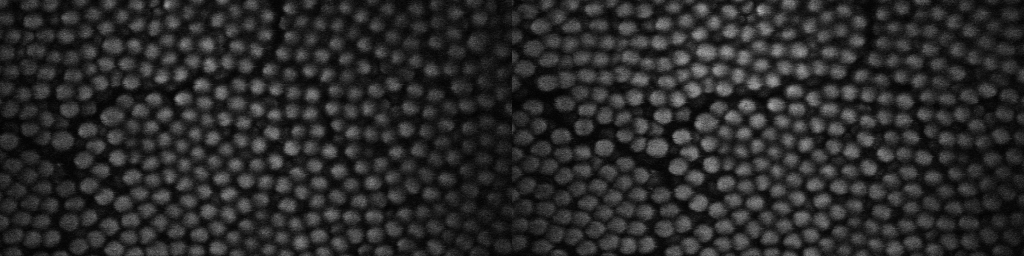
#> input picture stitchedImage.tif, 2048 x 512 px, given as the content of the folder 822-305B-1/20220822-305B-1-Zoom2-Ave30-10%-12/LineCorrection, which was not available (shown at 1/2 size)
$ python main.py
#> lines starting #> are read from the running program, lines starting #| are printed output that depends on the picture; pictures that were not available may be replaced by others from this repository, and a replacement may not be noted
### filesManagement.py
import os
import fnmatch
from PIL import Image, ImageOps
import numpy as np
import tifffile as tiff


def create_new_directory(directory: str, newFileName: str):
	"""
	Create new folder.
	Returns the path of the new folder.
	"""
	newDir = directory+"/"+newFileName
	if not os.path.exists(newDir):
		os.makedirs(newDir)
	return newDir

def list_name_of_files(directory: str, extension="tif") -> list:
	"""
	Fetch files name.
	Does not consider .DS_Store files.
	Returns a list of the names of the files.
	"""
	foundFiles = []
	for file in os.listdir(directory):
		if fnmatch.fnmatch(file, f'*.{extension}'):
			if file == ".DS_Store":
				pass
			else:
				foundFiles.append(file)

	foundFiles.sort()
	return foundFiles

def read_file(filePath, imageType, mirror=False, flip=False):
	"""
	Reads the .tif file and convert them in a np.array or PIL image.
	If mirror == True, mirrors the PIL image.
	Returns the image in the right format.
	"""
	if imageType == "numpy":
		image = tiff.imread(filePath)
	if imageType == "PIL":
		image = Image.open(filePath)
	if mirror:
		image = ImageOps.mirror(image)
	if flip:
		image = ImageOps.flip(image)

	return image

### imageTreatment.py
import filesManagement as fman
import numpy as np
import scipy.ndimage as simg
import tifffile as tiff
import math as math
import matplotlib.pyplot as plt
from tqdm import tqdm

class ImageTreatment:
	def __init__(self, sourceDir:str):
		self.sourceDir = sourceDir

		self.files = fman.list_name_of_files(directory=sourceDir)

		image = fman.read_file(filePath=self.sourceDir + "/" + self.files[0], imageType="numpy")
		self.imageShape = image.shape

	def adjust_intensity(self, image, correction, threshold:int=20):
		"""
		Takes an image and multiplies each pixels by the corresponding pixel in the correction image.
		Returns the image corrected in intensity.
		"""
		image = image.astype(np.float64)
		image *= correction
		new8bitImage = np.uint8(self.rescale_image(image))

		# adjust the background for better contrast. Here the background is defined as any pixel under 20.
		thresholdIndices = new8bitImage < threshold
		new8bitImage[thresholdIndices] = 0

		return new8bitImage

	# [25 lines left out: functions apply_low_pass_filter, apply_sobel_filter, not called in this run]

	def correct_intensity_envelop(self):
		"""
		Creates an intensity-correction image.
		Adjusts the intensity of images, one at a time.
		Saves the images in a new directory.
		Returns the path of the new directory and the list of the corrected images.
		"""
		print(f"Start to correct intensity on raw images. \n Averaging all images.")
		aveImage = self.create_average_image()
		print(f"Creating correction image.")
		correctionImage = self.create_intensity_correction_image(image=aveImage)
		print(f"Correction image is done.")

		pathAfterCorrection = fman.create_new_directory(directory=self.sourceDir, newFileName="IntensityCorrection")

		print("Apply correction image on all images.")
		for file in tqdm(self.files):
			image = fman.read_file(filePath=self.sourceDir + "/" + file, imageType="numpy")
			correctedImage = self.adjust_intensity(image=image, correction=correctionImage)
			newFileName = pathAfterCorrection + "/" + "ADJ" + file
			tiff.imwrite(newFileName, correctedImage)

		correctedFiles = fman.list_name_of_files(directory=pathAfterCorrection)

		return pathAfterCorrection, correctedFiles

	def create_average_image(self):
		"""
		With the image directory, averages them all to produce a final image for correction.
		Returns the resultant average image.
		"""
		pixels = self.sum_pixels()
		numberOfImages = len(self.files)
		pixels = pixels/numberOfImages

		return pixels

	def create_intensity_correction_image(self, image):
		"""
		From an average image of all images in a set, generates the intensity correction image that should be applied on individual images.
		Applies a gaussian blur on the correction image to smoothen the stuff.
		Returns the intensity correction image with values between 0 and 1.
		"""
		inverseImage = self.inverse_pixels(image=image)
		rescaledImage = self.rescale_image(image=inverseImage)
		correction = simg.gaussian_filter(rescaledImage, sigma=10, mode="nearest")

		return correction

	def inverse_pixels(self, image):
		"""
		Takes the input image and inverses the pixels (0s become 1s and 1s become 0s).
		"""
		maxPixel = np.amax(image)
		image = maxPixel - image

		return image

	# [38 lines left out: functions low_Pass_Filter, merge_images_sidebyside, not called in this run]

	def normalize_image(self, image):
		"""
		Creates an image with pixels in float 64 varying form 0 to 1 according to the intensity of each pixels from the input image.
		"""
		maxPixel = np.amax(image)
		image /= maxPixel

		return image

	def rescale_image(self, image, pixelRange=255):
		"""
		Normalizes the image with the function normalizeImage.
		Rescales the image on the range defined with the variable pixelRange.
		"""
		normImage = self.normalize_image(image=image)
		normImage *= pixelRange

		return normImage

	# [9 lines left out: function subtract_value_on_all_pixels, not called in this run]

	def sum_pixels(self):
		"""
		Reads all images in directory and sums the value of each pixels.
		Returns an image with the sum of all pixels.
		"""
		sumImage = np.zeros(shape=self.imageShape)
		for name in tqdm(self.files):
			image = fman.read_file(filePath=self.sourceDir + "/" + name, imageType="numpy")
			sumImage += image

		return sumImage

### stitching.py
from PIL import ImageOps, Image
import matplotlib.pyplot as plt
import numpy as np
from skimage.registration import phase_cross_correlation
import tifffile as tiff
from scipy.signal import fftconvolve
from tqdm import tqdm

import filesManagement as fman
from imageTreatment import *
#from typing import *

class Stitching(ImageTreatment):
	def __init__(self, sourceDir:str, tileD:list, imageSize:list, isIntensityCorrection:bool = True, shift = None, isMirrored:bool = False, isFlipped:bool = False):
		super().__init__(sourceDir=sourceDir)
#> in read_file, image is the input picture: shape (512, 2048, 3); min 0, max 191, mean 42.7
		if isIntensityCorrection:
			# if true, the directory we are interested in is actually the one with intensity-corrected images.
			self.directory, self.files = self.correct_intensity_envelop()
#> in inverse_pixels, `maxPixel = np.amax(image)`: maxPixel = 191
#> in inverse_pixels, `image = maxPixel - image`:
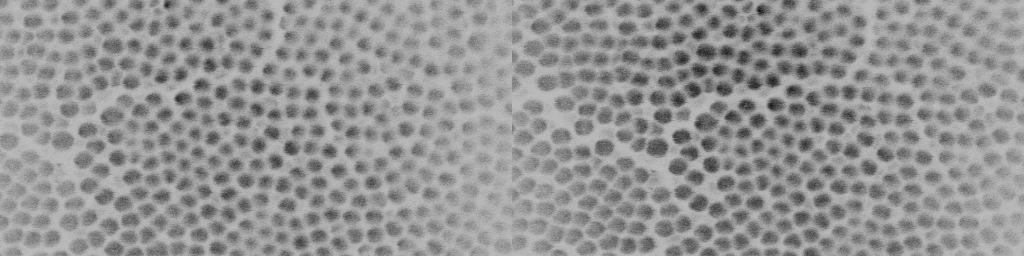
#> image: shape (512, 2048, 3) float64 (shown at 1/2 size); min 0, max 191, mean 148.3
#> in normalize_image, `image /= maxPixel`:
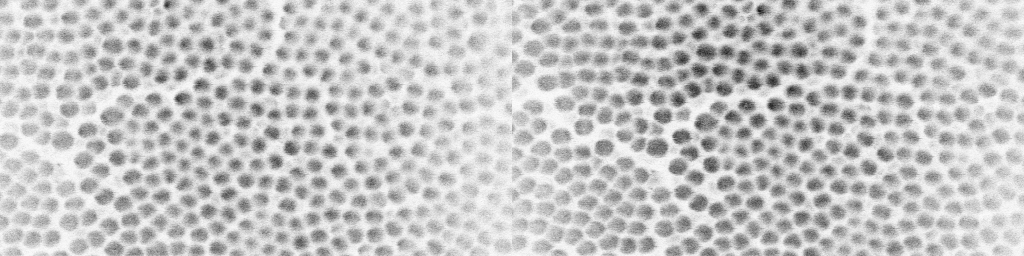
#> image: shape (512, 2048, 3) float64 (shown at 1/2 size); min 0, max 1, mean 0.776
#> in create_intensity_correction_image, `correction = simg.gaussian_filter(rescaledImage, sigma=10, mode="neare..`:
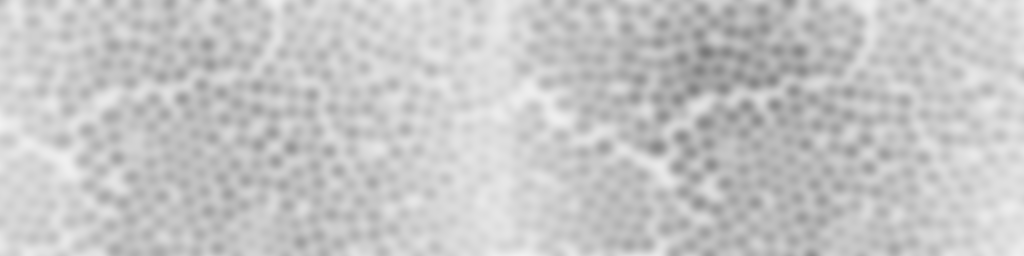
#> correction: shape (512, 2048, 3) float64 (shown at 1/2 size); min 119.9, max 241.3, mean 198.1
#> in adjust_intensity, `image *= correction`:
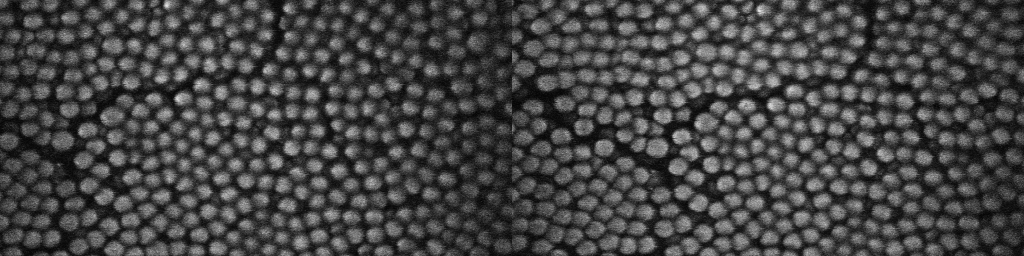
#> image: shape (512, 2048, 3) float64 (shown at 1/2 size); min 0, max 29782.5, mean 8116.8; drawn with min black and max white
#> in adjust_intensity, `thresholdIndices = new8bitImage < threshold`:
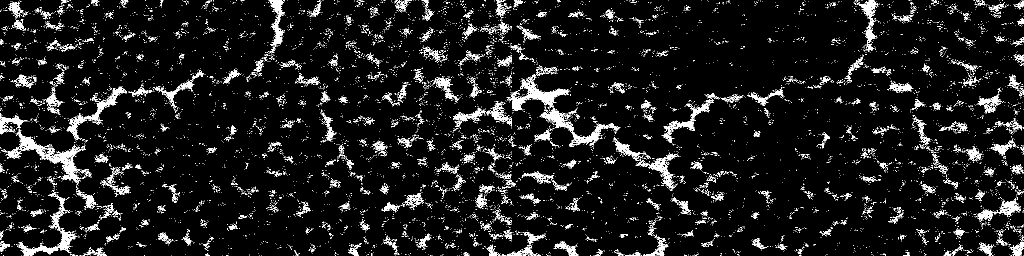
#> thresholdIndices: shape (512, 2048, 3) bool (shown at 1/2 size); 7.3% white in thin lines or dots
#> in adjust_intensity, `new8bitImage[thresholdIndices] = 0`: new8bitImage: shape (512, 2048, 3); min 0, max 255, mean 68
		else:
			self.directory = self.sourceDir

		self.tileD = tileD
		self.imageSize = imageSize
		self.isMirrored = isMirrored
		self.isFlipped = isFlipped

		# vertical (vShift) and horizontal (hShift) shifts between the first image and its neighbours.
		if shift is None:
			shiftMethod = input("Which stitching method do you want to use (Answer 1, 2, 3 or 4): \n 1. Estimate the shift with phase cross-correlation. \n 2. Estimate the shift with FFT convolution \n 3. Use the position in the file name. \n 4. Use a predefined shift.")
#> the answer given: stitchedImage.tif
			if shiftMethod == "1":
				self.hShift = self.calculate_shift_PCC(imageRef1=0, imageRef2=1)
				self.vShift = self.estimate_shift(index=0, stitchingSide="V", shiftMethod="PCC")
				image, averageH, averageV = self.stitch_with_estimated_shift(shiftMethod="PCC")
				self.save_image(image)
			elif shiftMethod == "2":
				self.hShift = self.calculate_shift_convolution(imageRef1=0, imageRef2=1)
				self.vShift = self.estimate_shift(index=0, stitchingSide="V", shiftMethod="FFTConvolution")
				image, averageH, averageV = self.stitch_with_estimated_shift(shiftMethod="FFTConvolution")
				self.save_image(image)
			elif shiftMethod == "3":
				self.hShift = self.calculate_shift_from_file_name(imageRef1=0, imageRef2=1)
				#self.vShift = self.calculate_shift_from_file_name(imageRef1=0, imageRef2=self.tileD[0])
				self.vShift = self.calculate_shift_from_file_name(imageRef1=0, imageRef2=self.tileD[0])
				image = self.stitch_with_position_in_file_name()
				self.save_image(image)
			elif shiftMethod == "4":
				hx, hy = input("Please enter the x and y values of the HORIZONTAL shift (x, y):")
				vx, vy = input("Please enter the x and y values of the VERTICAL shift (x, y):")
				self.hShift = [hx, hy]
				self.vShift = [vx, vy]
				image = self.stitch_with_known_shifts()
				self.save_image(image)

		else:
			if shift == "PCC":
				self.hShift = self.calculate_shift_PCC(imageRef1=0, imageRef2=1)
				self.vShift = self.estimate_shift(index=0, stitchingSide="V", shiftMethod="PCC")
				image, averageH, averageV = self.stitch_with_estimated_shift(shiftMethod="PCC")
				self.save_image(image)
			elif shiftMethod == "FFTConvolution":
				self.hShift = self.calculate_shift_convolution(imageRef1=0, imageRef2=1)
				self.vShift = self.estimate_shift(index=0, stitchingSide="V", shiftMethod="FFTConvolution")
				image, averageH, averageV = self.stitch_with_estimated_shift(shiftMethod="FFTConvolution")
				self.save_image(image)
			elif shiftMethod == "FileName":
				self.hShift = self.calculate_shift_from_file_name(imageRef1=0, imageRef2=1)
				self.vShift = self.calculate_shift_from_file_name(imageRef1=0, imageRef2=self.tileD[0])
				image = self.stitch_with_position_in_file_name()
				self.save_image(image)
			elif shiftMethod == "Manual":
				hx, hy = input("Please enter the x and y values of the HORIZONTAL shift (x, y):")
				vx, vy = input("Please enter the x and y values of the VERTICAL shift (x, y):")
				self.hShift = [hx, hy]
				self.vShift = [vx, vy]
				image = self.stitch_with_known_shifts()
				self.save_image(image)


	# [434 lines left out: functions average_shifts, calculate_coordinates_firstImage, calculate_shift_from_file_name, calculate_shift_PCC, calculate_shift_convolution, create_black_image and 5 more, not called in this run]


### main.py
from stitching import *
from imageTreatment import *
import tifffile as tiff

sourcePath = "/Users/valeriepineaunoel/Desktop/20220822-305B-1/20220822-305B-1-Zoom2-Ave30-10%-12/LineCorrection"
tileDimensions = [44, 10]

stitch = Stitching(sourceDir=sourcePath, tileD=tileDimensions, imageSize=[1024,512], isIntensityCorrection=True, isMirrored=True, isFlipped=False)
